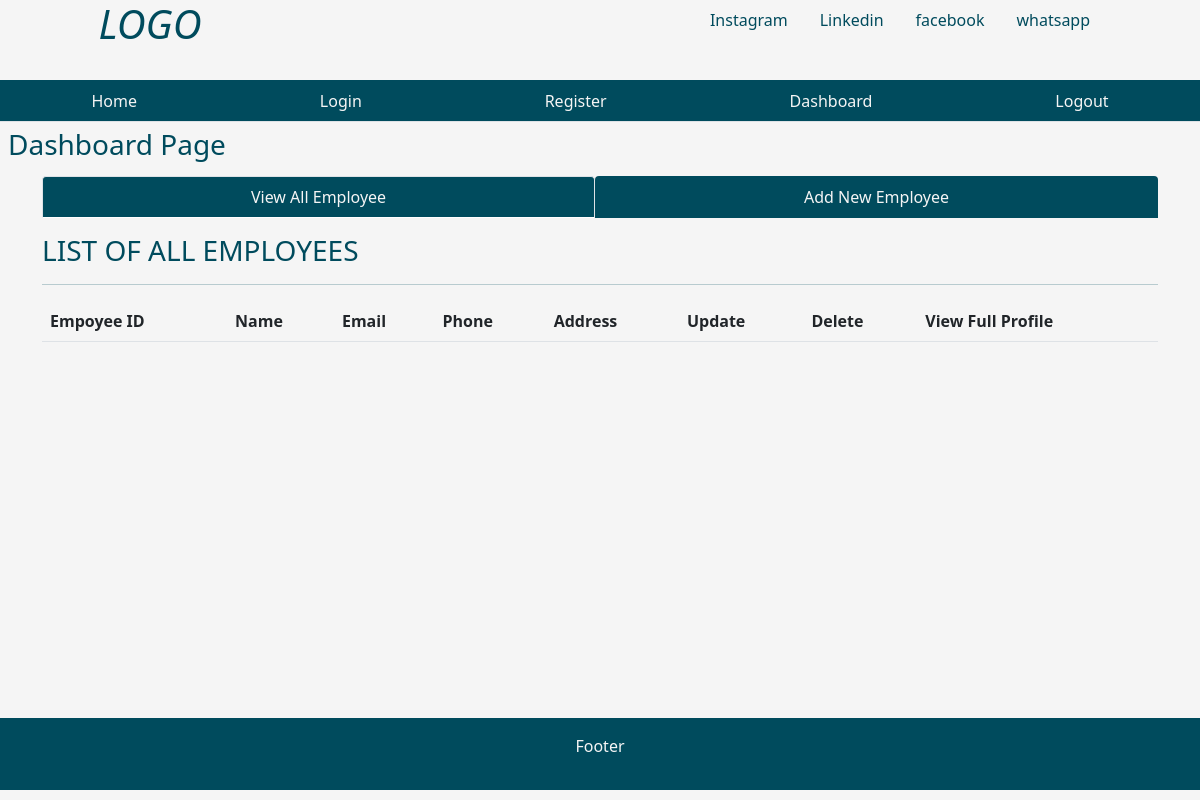
The app's page /dashboard, older data.
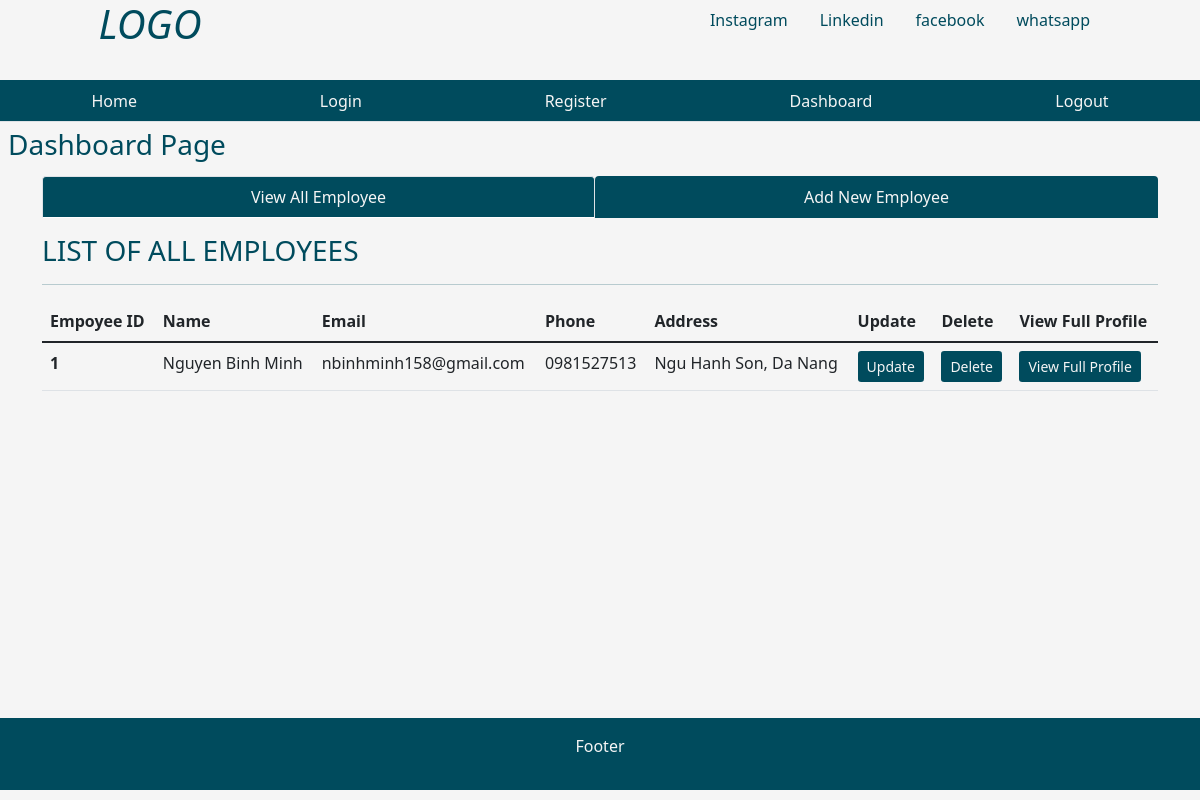
The same page, newer data.
### tables this page shows
CREATE TABLE emp (empid integer PRIMARY key, name text not null, email text, phone text, address text, joining_date timestamp DEFAULT CURRENT_TIMESTAMP, total_projects integer DEFAULT 1, total_test_case integer DEFAULT 1, total_defects_found integer DEFAULT 1, total_defects_pending integer DEFAULT 1);

### app.py (the view)
@app.route('/dashboard')
def dashboard():
    user = get_current_user()
    db = get_database()
    emp_cur = db.execute('select * from emp')
    allemp = emp_cur.fetchall()
    return render_template('dashboard.html', user = user, allemp = allemp)

### app.py (called while the page is built)
@app.teardown_appcontext
def close_database(error):
    if hasattr(g, 'employee_db'):
        g.employee_db.close()

def get_current_user():
    user = None
    if 'user' in session:
        user = session['user']
        db = get_database()
        user_cur = db.execute('select * from users where name = ?', [user])
        user = user_cur.fetchone()
    return user

### database.py (called while the page is built)
def connect_to_database():
    sql = sqlite3.connect('E:/code/Py/employee_management/employee.db')
    sql.row_factory = sqlite3.Row
    return sql

def get_database():
    if not hasattr(g, 'employee_db'):
        g.employee_db = connect_to_database()
    return g.employee_db

### templates/dashboard.html (shortened to what this page needs)
{% from "showlinks.html" import show_links, showsocialmedialinks%}
<!DOCTYPE html>
<html lang="en">
<head>
    <link href="https://cdn.jsdelivr.net/npm/bootstrap@5.1.3/dist/css/bootstrap.min.css" rel="stylesheet">
    <link rel="stylesheet" href="{{ url_for('static', filename='dashboard.css')}}" type = "text/css">
</head>
<body>
      <div class="parent">
        <div class="child child1">
            <h1 class="text-center"><i>LOGO</i></h1>
        </div>
        <div class="child child2">
          {{ showsocialmedialinks() }}
        </div>
        <div class="child child3">
          {{ show_links() }}
        </div>
        <div class="child child4">
            <h3 class="m-2">Dashboard Page</h3>
        </div>
        <div class="child child5" style="color:rgb(0, 75, 93);">
        </div>
        <div class="child child6  container" style="color:rgb(0, 75, 93);">
            <ul class="nav nav-tabs nav-fill mb-3">
                <li class="nav-item">
                  <a class="nav-link active" aria-current="page" href="{{ url_for('dashboard') }}" style=" background-color:rgb(0, 75, 93); color:whitesmoke;">View All Employee</a>
                </li>
                <li class="nav-item">
                  <a class="nav-link" style=" background-color:rgb(0, 75, 93); color:whitesmoke;" href="{{ url_for('addnewemployee') }}">Add New Employee</a>
                </li>
              </ul>
              <div class="table-responsive-lg caption-top">
                <caption><h3>LIST OF ALL EMPLOYEES</h3></caption>
                <hr>
                <table class="table">
                    <thead>
                        <tr>
                          <th scope="col">Empoyee ID</th>
                          <th scope="col">Name</th>
                          <th scope="col">Email</th>
                          <th scope="col">Phone</th>
                          <th scope="col">Address</th>
                          <th scope="col">Update</th>
                          <th scope="col">Delete</th>
                          <th scope="col">View Full Profile</th>
                        </tr>
                      </thead>
                      <tbody>
                        {% for emp in allemp %}
                        <tr>
                          <th scope="row">{{ emp['empid'] }}</th>
                          <td>{{ emp['name'] }}</td>
                          <td>{{ emp['email'] }}</td>
                          <td>{{ emp['phone'] }}</td>
                          <td>{{ emp['address'] }}</td>
                          <td><a class="btn btn-sm" style="background-color:rgb(0, 75, 93); color:whitesmoke;" href="{{ url_for('fetchone', empid = emp['empid'])}}">Update</a></td>
                          <td><a class="btn btn-sm" style="background-color:rgb(0, 75, 93); color:whitesmoke;" href="{{ url_for('deleteemployee', empid = emp['empid'])}}">Delete</a></td>
                          <td><a class="btn btn-sm" style="background-color:rgb(0, 75, 93); color:whitesmoke;" href="{{ url_for('singleemployeeprofile', empid = emp['empid'])}}">View Full Profile</a></td>
                        </tr>
                        {% endfor %}
                      </tbody>
                </table>
              </div>
        </div>
        <div class="child child7 fixed-bottom" style="background-color:rgb(0, 75, 93); color:whitesmoke;">
            <p class="p-3 text-center">Footer</p>
        </div>
      </div>
</body>
</html>

Row changes from the older to the newer data that the page shows:
added emp: empid "1", name "Nguyen Binh Minh", email "nbinhminh158@gmail.com", phone "0981527513", address "Ngu Hanh Son, Da Nang"
